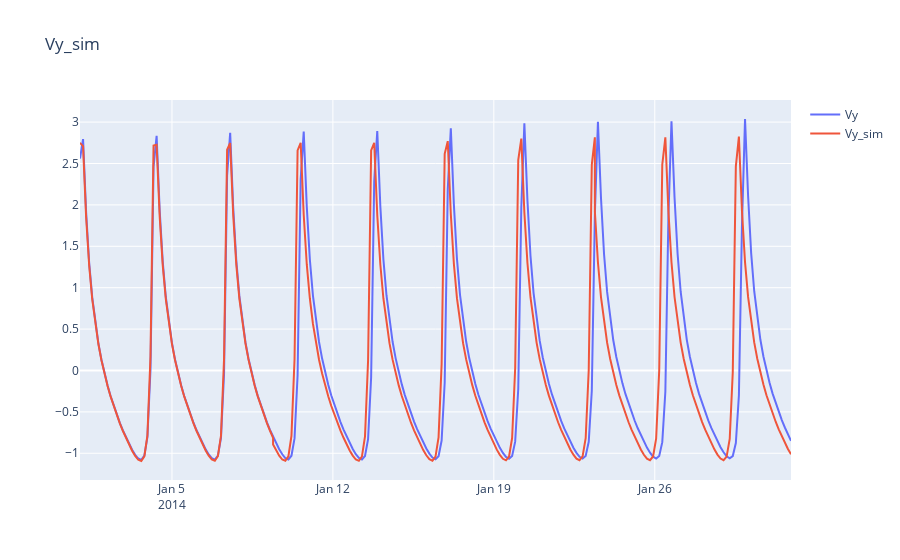

Notebook code for this chart:
### Markdown cell above
### 2.4.6 Скорость по оси Y

### Code cell
plotly_df(df_for_graph, ['Vy', 'Vy_sim'])

### Figure 1 — Plotly figure (JSON) as saved in the notebook; plotly's stock layout.template omitted (floating-point values rounded to 4 significant figures; data arrays with more than 128 entries replaced by an {"elided": "..."} marker saying what was removed)
{"data": [{"mode": "lines", "name": "Vy", "type": "scatter", "x": {"elided": "235 str values"}, "y": {"elided": "235 float values"}}, {"mode": "lines", "name": "Vy_sim", "type": "scatter", "x": {"elided": "235 str values"}, "y": {"elided": "235 float values"}}], "layout": {"title": {"text": "Vy_sim"}}}
